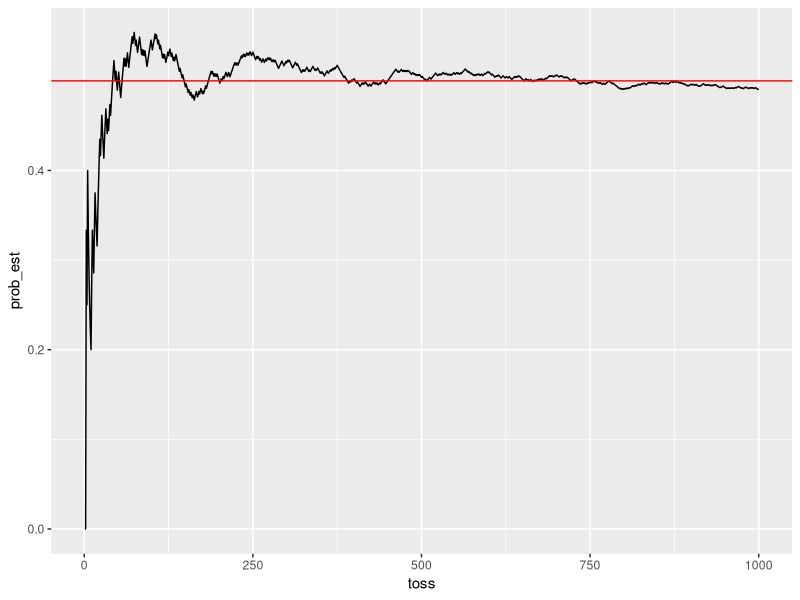
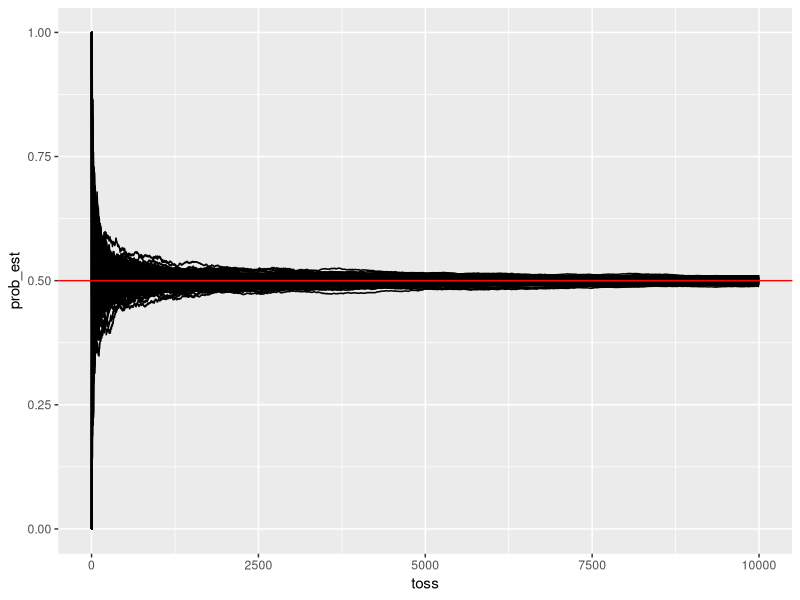
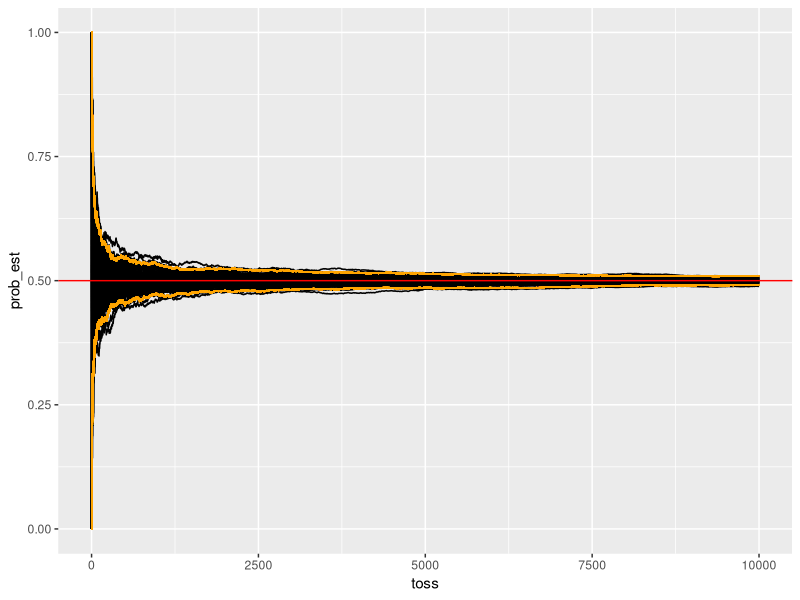
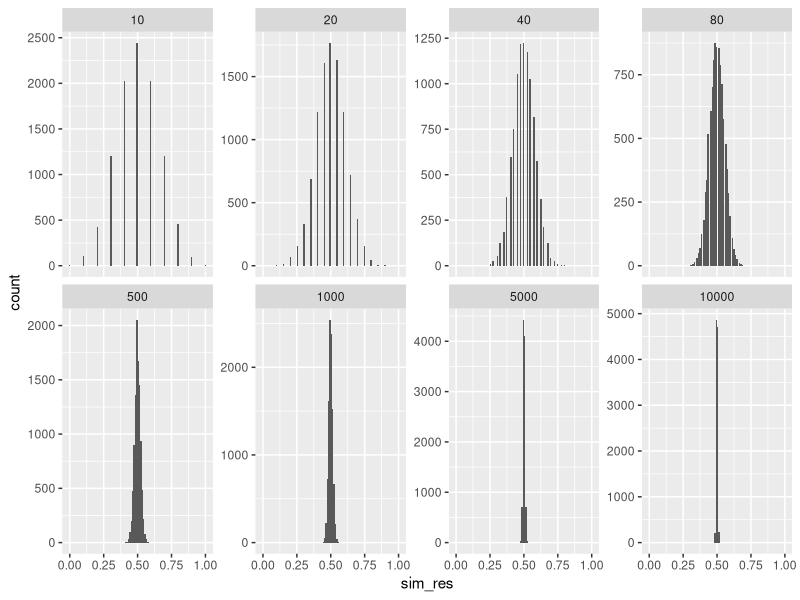
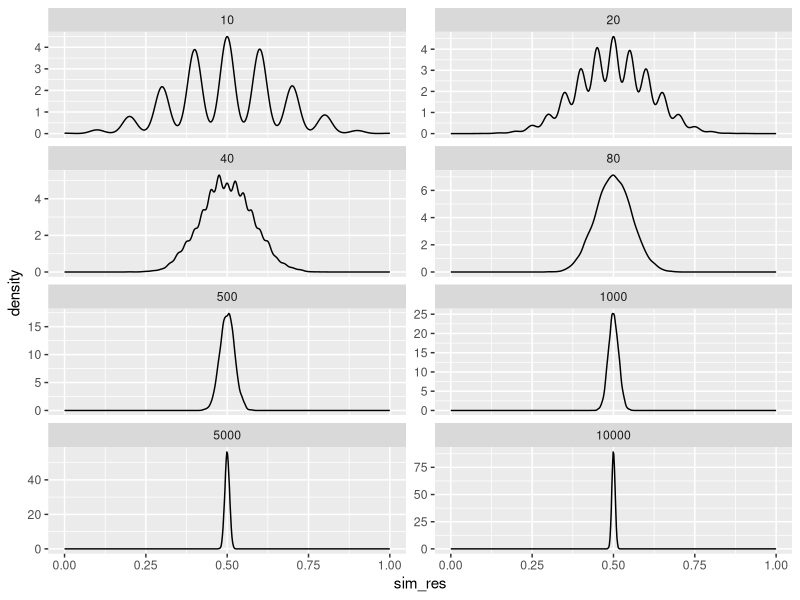
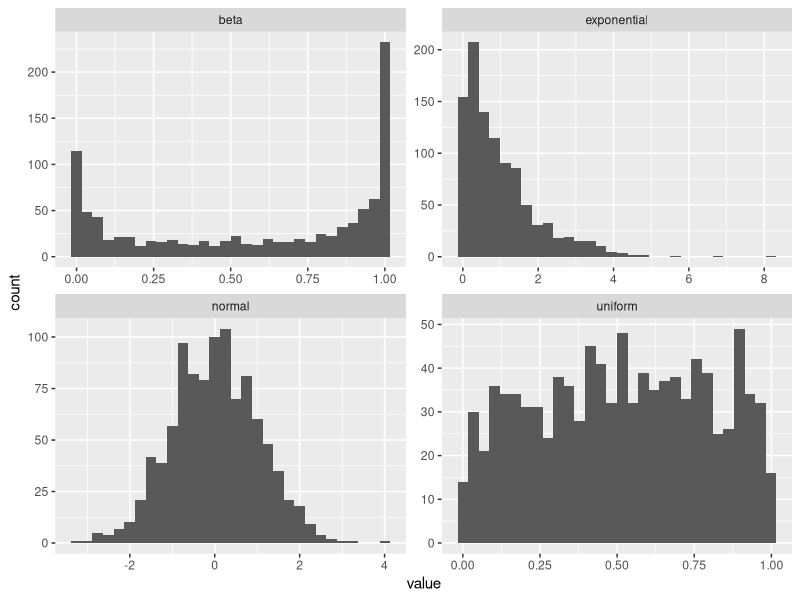
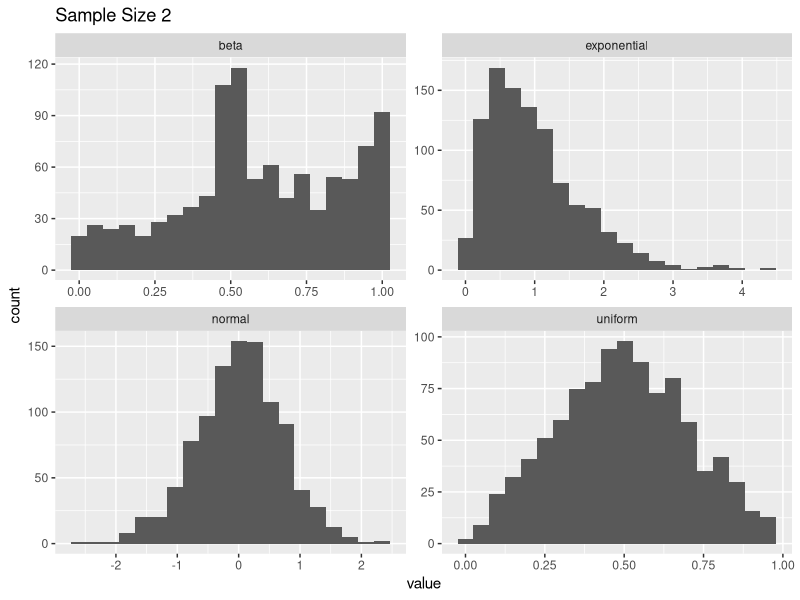
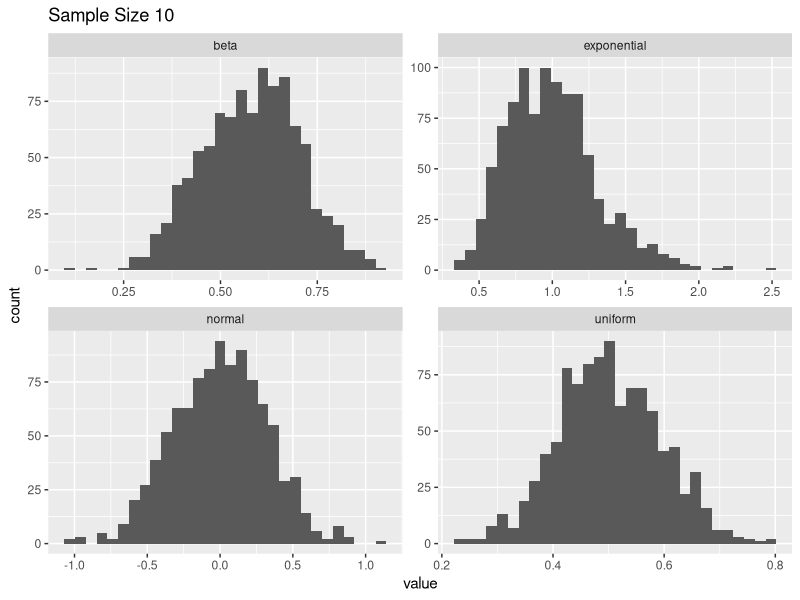

These figures' R source, in order:

library(tidyverse)
#####
## This script provides some examples for understanding probability theory
## using simulation models


##############################
#### Law of Large Numbers ####
##############################

# Flip a coin and count how often heads comes up

# A couple of options for flipping a coin 10 times
sample(c("Heads","Tails"),size = 10, replace = TRUE)
rbinom(n=10,size = 1, prob = 0.5) # Here we could set heads = 1


# single trial - return results as a tibble
single_trial <- function(n, p = 0.5){
  
  # draw the random values
  res <- rbinom(n=n,size = 1, prob = p)
  
  # create a tibble of outputs
  tibble(toss=1:n) %>% 
    mutate(res=res,
           total_heads=cumsum(res),
           prob_est=total_heads/toss)
}

single_trial(10)

# plot results of single trial
single_trial(1000) %>% 
  ggplot(aes(toss,prob_est)) +
  geom_line() +
  geom_hline(aes(yintercept = 0.5),color="red")


## Replicate Simulations -------------------------------------------------------
sim_coin <- function(n, p = 0.5, replicates = 1){
  
  tibble(repl=as.factor(1:replicates)) %>% 
    mutate(sim_res=map(repl,~single_trial(n=n,0.5))) %>% 
    unnest(sim_res)
  
}


sim_res <- sim_coin(10000,replicates = 100) 

sim_res %>% 
  ggplot(aes(toss,prob_est,order = repl)) +
  geom_line() +
  geom_hline(aes(yintercept = 0.5),color="red")


sim_res <- sim_res %>% 
  group_by(toss) %>% 
  mutate(upr = quantile(prob_est,probs=0.975),
            lwr = quantile(prob_est,probs=0.025)) %>% 
  ungroup()

sim_res %>% filter(toss==10)

sim_res %>% 
  ggplot(aes(toss,prob_est,order = repl)) +
  geom_line() +
  geom_hline(aes(yintercept = 0.5),color="red") +
  geom_line(aes(y=upr),color = "orange") +
  geom_line(aes(y=lwr), color = "orange")


## Plotting the distribution for different sample sizes ------------------------

rbinom(n=10,size = 100, prob = 0.5)

rbinom(n=10,size = 100, prob = 0.5)/100

flip_many <- function(flips,repl = 100){
  rbinom(n=repl,size = flips, prob = 0.5)/flips
}


sample_sizes <- c(10,20,40,80,500,1000,5000,10000)

#pdf(file = "figs/prob_theory/LLN_fig.pdf",width = 10,height = 5)
tibble(sample_size = sample_sizes) %>% 
  mutate(sim_res = map(sample_size,
                       ~flip_many(flips = ., repl = 10000))) %>% 
  unnest(sim_res) %>% 
  ggplot(aes(sim_res)) +
  geom_histogram(bins = 100) +
  facet_wrap(~sample_size, scales = "free_y", ncol = 4)
#dev.off()

tibble(sample_size = sample_sizes) %>% 
  mutate(sim_res = map(sample_size,~flip_many(flips = ., repl = 10000))) %>% 
  unnest(sim_res) %>% 
  ggplot(aes(sim_res)) +
  geom_density() +
  facet_wrap(~sample_size, scales = "free_y", ncol = 2)


###############################
#### Central Limit Theorem ####
###############################

# Draw random values from different distributions ------------------------------

n <- 10

rnorm(n)
runif(n)
rexp(n)
rbeta(n, 0.35, 0.25)

tibble(normal=rnorm(n),
       uniform=runif(n),
       exponential=rexp(n),
       beta=rbeta(n, 0.35, 0.25))

draw_rand_vals <- function(n){
  tibble(normal=rnorm(n),
         uniform=runif(n),
         exponential=rexp(n),
         beta=rbeta(n, 0.35, 0.25))
}

draw_rand_vals(100)

## plot distribution of random variables ---------------------------------------

#pdf(file = "figs/prob_theory/clt_dist.pdf",width = 10,height = 6)
draw_rand_vals(1000) %>% 
  pivot_longer(cols = normal:beta,names_to = "distribution") %>% 
  ggplot(aes(value)) +
  geom_histogram() +
  facet_wrap(~distribution, scales = "free")
#dev.off()

## draw random values and compute means ----------------------------------------

draw_rand_vals(1000) %>% 
  summarise_all(mean)

# turn this into a function for use later
draw_rand_means <- function(n){
  draw_rand_vals(n) %>% 
    summarise_all(mean)
}
draw_rand_means(100)
draw_rand_means(1000)

## replicate drawing random values and computing means

# suppose we wanted to draw 100 random values for each distribution, compute the 
# mean and then replicate this 10 different times:
tibble(trial = 1:10) %>% 
  mutate(res = map(trial, ~draw_rand_means(n = 100))) %>% 
  unnest(res)

# lets turn this into a function
clt_sim <- function(n = 10, trials = 2){
  
  tibble(trial = 1:trials) %>% 
    mutate(res = map(trial,~draw_rand_means(n=n))) %>% 
    unnest(res)
}

clt_sim(n=2,trials=1000)

## plot results demonstrating the central limit theorem ------------------------

# Draw sample size = 2 random values, compute the mean, and repeat this 
# experiment 1000 times
#pdf(file = "figs/prob_theory/clt_n2.pdf",width = 10,height = 6)
clt_sim(n=2,trials=1000) %>% 
  pivot_longer(cols = normal:beta,names_to = "distribution") %>% 
  ggplot(aes(x=value)) +
  geom_histogram(bins = 20) +
  facet_wrap(~distribution,scales = "free") +
  ggtitle("Sample Size 2")
#dev.off()

# Draw sample size = 10 random values, compute the mean, and repeat this 
# experiment 1000 times
#pdf(file = "figs/prob_theory/clt_n10.pdf",width = 10,height = 6)
clt_sim(n=10,trials=1000) %>% 
  pivot_longer(cols = normal:beta,names_to = "distribution") %>% 
  ggplot(aes(x=value)) +
  geom_histogram(bins = 30) +
  facet_wrap(~distribution,scales = "free") +
  ggtitle("Sample Size 10")
#dev.off()

# Draw sample size = 100 random values, compute the mean, and repeat this 
# experiment 1000 times
#pdf(file = "figs/prob_theory/clt_n100.pdf",width = 10,height = 6)
clt_sim(n=100,trials=1000) %>% 
  pivot_longer(cols = normal:beta,names_to = "distribution") %>% 
  ggplot(aes(x=value)) +
  geom_histogram(bins = 30) +
  facet_wrap(~distribution,scales = "free") +
  ggtitle("Sample Size 100")
#dev.off()


# try out the same thing for the median
draw_rand_medians <- function(n){
  tibble(normal=rnorm(n),
         uniform=runif(n),
         exponential=rexp(n),
         beta=rbeta(n, 0.35, 0.25)) %>% 
    summarise_all(median)
}

# update the clt_sim function to allow for median
clt_sim <- function(n = 10, trials = 2, estimator = "mean"){
  
  if (estimator == "mean"){
    tibble(trial = 1:trials) %>% 
      mutate(res = map(trial,~draw_rand_means(n=n))) %>% 
      unnest(res)
  } else if (estimator == "median"){
    tibble(trial = 1:trials) %>% 
      mutate(res = map(trial,~draw_rand_medians(n=n))) %>% 
      unnest(res)
  }
}

# plot results
clt_sim(n=100,trials=1000,estimator = "median") %>% 
  pivot_longer(cols = normal:beta,names_to = "distribution") %>% 
  ggplot(aes(x=value)) +
  geom_histogram(bins = 20) +
  facet_wrap(~distribution,scales = "free") 

##############################
#### Confidence Intervals ####
##############################

# Here we demonstrate the connection between sample size and confidence 
# intervals. We start by using simulation to demonstrate the correct 
# interpretation of a confidence interval. We next repeat an experiment where 
# we draw random values from a known distribution for a given sample size, then
# we construct the quantiles around the mean values we obtain for the various 
# experiments


## Experiment 1 - Confirm Interpretation of CI ---------------------------------
alpha <- .05   # level of significance 
zval <- qnorm(1-alpha/2)  # z-value to be used for computing the CI

# function to draw a random sample and compute sample CI
sample_norm <- function(n){
  draw_vals <- rnorm(n) # draw random normal values 
  mean_draw <- mean(draw_vals) # compute the mean of the sample
  sample_bound <- zval*sqrt(var(draw_vals) / n) # construct the bounds for the CI
  
  # return the CI as a tibble
  tibble(low = mean_draw - sample_bound, 
         high = mean_draw + sample_bound)
}
sample_norm(10000)

# Count the number of times the simulated confidence interval contained the 
# true value

# generate results
sim_results <- tibble(trial=1:10000) %>% 
  mutate(res=map(trial,~sample_norm(100))) %>% 
  unnest() 
# calculate number of times contained
sim_results %>%   
  mutate(contains_true=(low<0 & high>0)) %>%  # 0 is the true mean value
  summarise(sum(contains_true)/n())

## A second set of experiments, deriving the confidence values -----------------

# A function to randomly compute the mean value of set of random values from the
# normal distribution with sample_size=10, then repeat times=100 different times
sim_norm <- function(sample_size=10,times=100){
  sapply(1:times,function(x) mean(rnorm(n=sample_size)))
}

sim_norm(10,10)
sim_norm(sample_size=100,times=10)

## Experiment 2 - sample of size 10 --------------------------------------------

# set the parameters for the known sampling distribution
mean <- 0
sd <- 1
n <- 10
alpha <- 0.05

# z statistic
qnorm(1-alpha/2)

# If we were constructing a CI it would be formed by adding and subtracting the 
# following margin of error with the mean
qnorm(1-alpha/2)*sqrt(sd^2/n)

# generate using simulation
sim_results <- sim_norm(sample_size = n, times = 100000)

# calculate quantiles across mean values
quantile(sim_results,probs = c(0.025,0.975))

# a simulated mean and CI (a type of bootstrapped based CI)
mean(sim_results)
quantile(sim_results,probs = c(0.025,0.975))

# Experiment 3 - sample of size 100 --------------------------------------------
mean <- 0
sd <- 1
n <- 100
alpha <- 0.05

# CI - mean +/- the following
qnorm(1-alpha/2)*sqrt(sd^2/n)

sim_results <- sim_norm(sample_size = 100, times = 100000)

# a simulated mean and CI 
mean(sim_results)
quantile(sim_results,probs = c(0.025,0.975))



